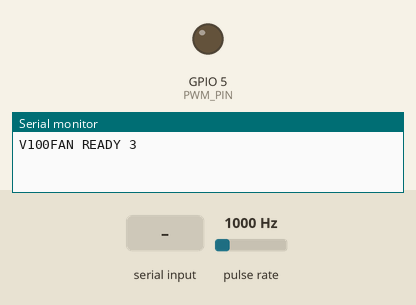
The sketch below on a simulated ESP8266 (NodeMCU). Shown: output pins drawn as LEDs (lit = HIGH), the last lines printed to the serial monitor. Wiring (inferred from the names in the program): pulse sensor: data GPIO 4. The test bench sets the inputs (shaded band); at power-on: pulse rate 1000 Hz.

Above: at 1.2 s.
1.3 s: "SET \n" received over Serial
At 2.5 s:
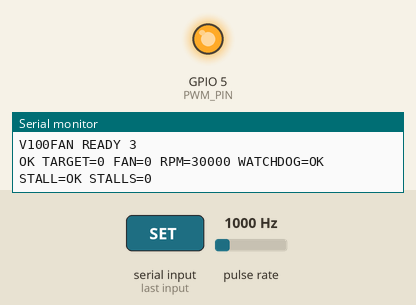
2.8 s: "MAX\n" received over Serial
At 3.9 s:
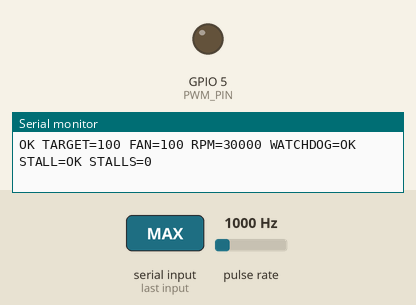
Timing chart, 0 to 5.8 s (numbered marks = the images above; inputs shaded):
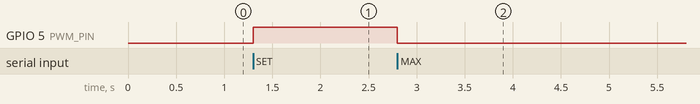

Measured:
- after the input at 1.3 s, GPIO 5 (PWM_PIN): LOW → HIGH at once
- after the input at 2.8 s, GPIO 5 (PWM_PIN): HIGH → LOW after 0.00 s instead of 6.5 s

The sketch:

v100_fan_controller.ino
```cpp
#include <Arduino.h>
#include <ESP8266WiFi.h>

// SXM2-to-PCIe adapter 4-wire blower controller for ESP8266 dev boards.
//
// D1 / GPIO5 -> 2.2k -> NPN base
// NPN emitter -> common GND
// NPN collector -> fan PWM
// D2 / GPIO4 <- 2.2k <- fan TACH, external 10k pull-up to ESP 3.3V
//
// Q1 (NPN) implements the open-collector pull-down expected by a PC-style
// 4-wire fan PWM input. It inverts the ESP GPIO signal: transistor OFF = fan
// PWM line released HIGH, so the safest electrical state is fan 100%.
//
// Fan TACH is expected to be a standard open-collector/open-drain output.
// In the reference wiring, GPIO4 reads that signal through a 2.2k series
// resistor, with an external 10k
// pull-up to ESP 3.3V. Measure the actual fan-side TACH voltage before
// connecting it. If the fan actively drives a higher voltage, use the optional
// Q2 NPN level-shifter documented in docs/WIRING.md.

static const uint8_t PWM_PIN = 5;   // GPIO5, usually D1
static const uint8_t TACH_PIN = 4;  // GPIO4, usually D2

static const uint32_t SERIAL_BAUD = 115200;
static const uint32_t PWM_FREQ_HZ = 25000;
static const uint16_t PWM_RANGE = 255;

// The firmware intentionally allows the full 0..100% range. The host daemon
// chooses a conservative automatic minimum (10% by default). This makes it
// possible to measure the real minimum-running and minimum-starting duty of
// the user's actual blower later.
// Runtime-configurable safety/tach settings. Firmware defaults are safe and are
// used when the daemon is absent; daemon v0.6+ pushes config.ini values with CFG
// after every serial reconnect, so these can be tuned without reflashing.
uint32_t commandTimeoutMs = 8000;
uint8_t tachPulsesPerRev = 2;
uint32_t rpmSampleMs = 1000;

// If a non-zero target produces no TACH activity for this long, temporarily
// force 100%. This is deliberately not applied to SET 0 because zero RPM is
// expected there during calibration/manual testing.
uint32_t stallTimeoutMs = 3000;
uint32_t stallRecoveryMs = 5000;

volatile uint32_t tachPulses = 0;
volatile bool tachActivityFlag = false;

uint32_t lastRpmSampleMs = 0;
uint32_t lastCommandMs = 0;
uint32_t nonzeroTargetSinceMs = 0;
uint32_t lastTachActivityMs = 0;
uint32_t stallRecoveryUntilMs = 0;
uint32_t stallCount = 0;

uint32_t currentRpm = 0;
uint8_t requestedFanPercent = 100;
uint8_t appliedFanPercent = 100;
bool watchdogActive = true;
bool stallRecoveryActive = false;

char lineBuffer[96];
size_t lineLength = 0;

IRAM_ATTR void onTachPulse() {
  tachPulses++;
  tachActivityFlag = true;
}

void applyElectricalFanPercent(uint8_t percent) {
  if (percent > 100) percent = 100;
  appliedFanPercent = percent;

  // Fan duty is the percentage of time its PWM input is released HIGH.
  // The NPN is ON when the ESP output is HIGH, so the GPIO duty is inverted.
  const uint8_t transistorDutyPercent = 100 - percent;
  const uint16_t pwmValue =
      (uint16_t)((transistorDutyPercent * PWM_RANGE + 50) / 100);
  analogWrite(PWM_PIN, pwmValue);
}

void requestFanPercent(uint8_t percent) {
  if (percent > 100) percent = 100;
  const uint32_t now = millis();

  const uint8_t previousTarget = requestedFanPercent;
  requestedFanPercent = percent;

  // SET 0 is an explicit manual/calibration request. It also cancels a prior
  // stall-recovery interval because zero RPM is then expected.
  if (percent == 0) {
    stallRecoveryActive = false;
    applyElectricalFanPercent(0);
    return;
  }

  // Changing one non-zero target to another must not postpone stall detection.
  // Only a true 0 -> non-zero start gets a fresh startup grace period.
  if (previousTarget == 0) {
    nonzeroTargetSinceMs = now;
  }

  if (!stallRecoveryActive) {
    applyElectricalFanPercent(percent);
  }
}

void forceMaximumFan() {
  requestedFanPercent = 100;
  stallRecoveryActive = false;
  applyElectricalFanPercent(100);
  nonzeroTargetSinceMs = millis();
}

const char *stallState() {
  return stallRecoveryActive ? "RECOVERY" : "OK";
}

void printStatus(const char *prefix) {
  Serial.print(prefix);
  Serial.print(" TARGET=");
  Serial.print(requestedFanPercent);
  Serial.print(" FAN=");
  Serial.print(appliedFanPercent);
  Serial.print(" RPM=");
  Serial.print(currentRpm);
  Serial.print(" WATCHDOG=");
  Serial.print(watchdogActive ? "FAILSAFE" : "OK");
  Serial.print(" STALL=");
  Serial.print(stallState());
  Serial.print(" STALLS=");
  Serial.println(stallCount);
}

void printConfig(const char *prefix) {
  Serial.print(prefix);
  Serial.print(" WATCHDOG_MS=");
  Serial.print(commandTimeoutMs);
  Serial.print(" STALL_MS=");
  Serial.print(stallTimeoutMs);
  Serial.print(" RECOVERY_MS=");
  Serial.print(stallRecoveryMs);
  Serial.print(" RPM_MS=");
  Serial.print(rpmSampleMs);
  Serial.print(" PPR=");
  Serial.println(tachPulsesPerRev);
}

bool parseCfg(char *args) {
  char *end = nullptr;
  unsigned long values[5];

  for (uint8_t i = 0; i < 5; i++) {
    while (*args == ' ' || *args == '\t') args++;
    if (*args == '\0') return false;
    values[i] = strtoul(args, &end, 10);
    if (end == args) return false;
    args = end;
  }

  while (*args == ' ' || *args == '\t') args++;
  if (*args != '\0') return false;

  if (values[0] < 500 || values[0] > 60000) return false;
  if (values[1] < 250 || values[1] > 60000) return false;
  if (values[2] < 250 || values[2] > 60000) return false;
  if (values[3] < 100 || values[3] > 5000) return false;
  if (values[4] < 1 || values[4] > 16) return false;

  commandTimeoutMs = (uint32_t)values[0];
  stallTimeoutMs = (uint32_t)values[1];
  stallRecoveryMs = (uint32_t)values[2];
  rpmSampleMs = (uint32_t)values[3];
  tachPulsesPerRev = (uint8_t)values[4];
  return true;
}

void handleCommand(char *line) {
  while (*line == ' ' || *line == '\t') line++;

  if (strcmp(line, "HELLO") == 0) {
    Serial.println("V100FAN 3");
    return;
  }

  if (strcmp(line, "STATUS") == 0) {
    printStatus("STATUS");
    return;
  }

  if (strcmp(line, "CONFIG") == 0) {
    printConfig("CONFIG");
    return;
  }

  if (strncmp(line, "CFG ", 4) == 0) {
    if (!parseCfg(line + 4)) {
      Serial.println("ERR CFG expects WATCHDOG_MS STALL_MS RECOVERY_MS RPM_MS PPR");
      return;
    }
    printConfig("OK CFG");
    return;
  }

  if (strcmp(line, "MAX") == 0) {
    forceMaximumFan();
    lastCommandMs = millis();
    watchdogActive = false;
    printStatus("OK");
    return;
  }

  if (strncmp(line, "SET ", 4) == 0) {
    char *end = nullptr;
    long value = strtol(line + 4, &end, 10);
    while (end && (*end == ' ' || *end == '\t')) end++;

    if (!end || *end != '\0' || value < 0 || value > 100) {
      Serial.println("ERR SET expects 0..100");
      return;
    }

    const bool rearmingFromWatchdog = watchdogActive;
    watchdogActive = false;
    requestFanPercent((uint8_t)value);
    lastCommandMs = millis();
    if (rearmingFromWatchdog && value > 0) nonzeroTargetSinceMs = millis();
    printStatus("OK");
    return;
  }

  Serial.println("ERR unknown command");
}

void updateRpm() {
  const uint32_t now = millis();

  if (tachActivityFlag) {
    noInterrupts();
    tachActivityFlag = false;
    interrupts();
    lastTachActivityMs = now;
  }

  const uint32_t elapsed = now - lastRpmSampleMs;
  if (elapsed < rpmSampleMs) return;

  noInterrupts();
  const uint32_t pulses = tachPulses;
  tachPulses = 0;
  interrupts();

  currentRpm = elapsed > 0
                   ? (uint32_t)((pulses * 60000ULL) /
                                (elapsed * tachPulsesPerRev))
                   : 0;
  lastRpmSampleMs = now;
}

void updateStallGuard() {
  const uint32_t now = millis();

  if (watchdogActive || requestedFanPercent == 0) return;

  if (stallRecoveryActive) {
    if ((int32_t)(now - stallRecoveryUntilMs) >= 0) {
      stallRecoveryActive = false;
      nonzeroTargetSinceMs = now;
      applyElectricalFanPercent(requestedFanPercent);
      Serial.print("STALL recovery complete -> retry TARGET=");
      Serial.println(requestedFanPercent);
    }
    return;
  }

  const bool targetHadTimeToStart =
      (uint32_t)(now - nonzeroTargetSinceMs) >= stallTimeoutMs;
  const bool tachMissing =
      (uint32_t)(now - lastTachActivityMs) >= stallTimeoutMs;

  if (targetHadTimeToStart && tachMissing) {
    stallCount++;
    stallRecoveryActive = true;
    stallRecoveryUntilMs = now + stallRecoveryMs;
    applyElectricalFanPercent(100);
    Serial.print("STALL no TACH -> FAN=100 for recovery, count=");
    Serial.println(stallCount);
  }
}

void readSerial() {
  while (Serial.available() > 0) {
    const char c = (char)Serial.read();

    if (c == '\r') continue;

    if (c == '\n') {
      lineBuffer[lineLength] = '\0';
      if (lineLength > 0) handleCommand(lineBuffer);
      lineLength = 0;
      continue;
    }

    if (lineLength < sizeof(lineBuffer) - 1) {
      lineBuffer[lineLength++] = c;
    } else {
      lineLength = 0;
      Serial.println("ERR line too long");
    }
  }
}

void setup() {
  // Establish the electrical fail-safe before anything else: GPIO LOW means
  // NPN OFF, so the fan PWM line is released and a standard 4-wire fan runs
  // at full speed.
  pinMode(PWM_PIN, OUTPUT);
  digitalWrite(PWM_PIN, LOW);

  pinMode(TACH_PIN, INPUT);  // fan TACH; external 10k pull-up to ESP 3.3V
  attachInterrupt(digitalPinToInterrupt(TACH_PIN), onTachPulse, FALLING);

  analogWriteRange(PWM_RANGE);
  analogWriteFreq(PWM_FREQ_HZ);
  applyElectricalFanPercent(100);

  WiFi.persistent(false);
  WiFi.mode(WIFI_OFF);

  Serial.begin(SERIAL_BAUD);
  Serial.setDebugOutput(false);

  const uint32_t now = millis();
  lastRpmSampleMs = now;
  lastCommandMs = now;
  nonzeroTargetSinceMs = now;
  lastTachActivityMs = now;
  watchdogActive = true;

  delay(20);
  Serial.println("V100FAN READY 3");
}

void loop() {
  readSerial();
  updateRpm();

  if (!watchdogActive &&
      (uint32_t)(millis() - lastCommandMs) > commandTimeoutMs) {
    forceMaximumFan();
    watchdogActive = true;
    Serial.println("FAILSAFE serial timeout -> FAN=100");
  }

  updateStallGuard();
  yield();
}
```
